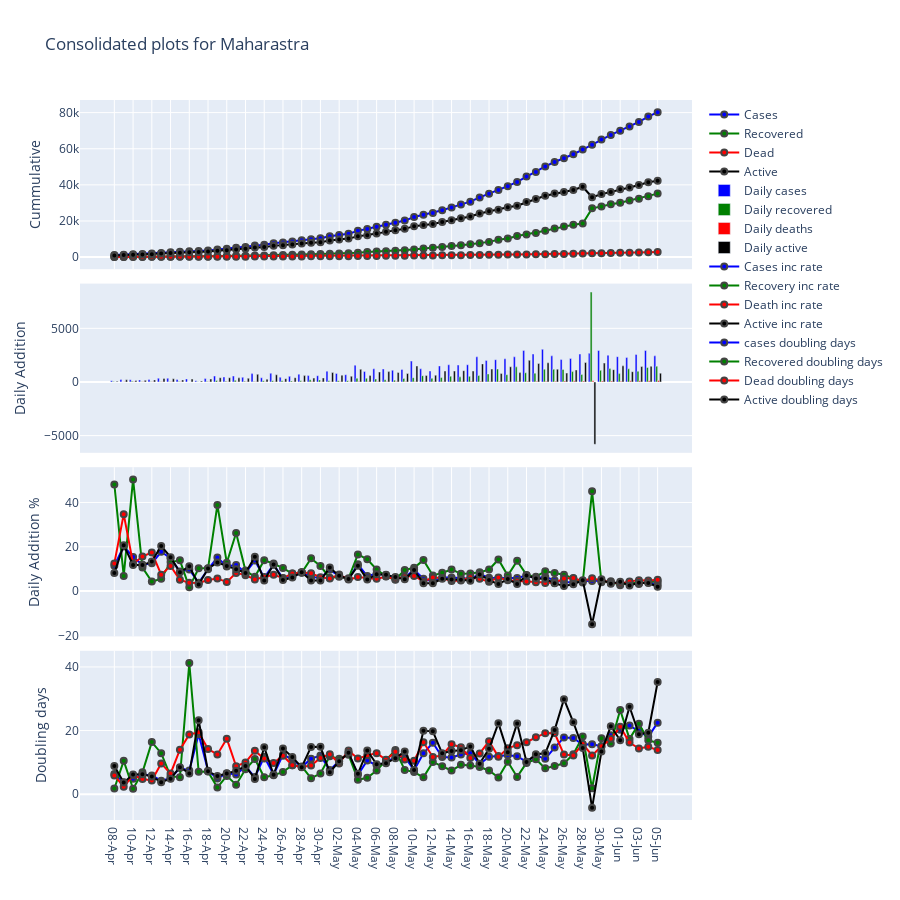

The notebook cell this image was saved under:
### Code cell
fig = make_subplots(rows=4, cols=1,shared_xaxes=True, 
                    vertical_spacing=0.02)
state="Maharastra"
start_day=25
end_day=84

dfs=populate_dfs()    

color=next(colorcycler)
arr=load_Data(dfs,state=state,day_max=end_day)
cases=column(arr,2)
recovery=column(arr,3)
dead=column(arr,4)
active=column(arr,5)
cases_diff=np.diff(cases)
recovery_diff=np.diff(recovery)
dead_diff=np.diff(dead)
active_diff=np.diff(active)

cases_ddays=[get_doubling_s(cases_diff[i-1]/cases[i-1]) for i in range(start_day,end_day)]
recovery_ddays=[get_doubling_s(recovery_diff[i-1]/recovery[i-1]) for i in range(start_day,end_day)]
dead_ddays=[get_doubling_s(dead_diff[i-1]/dead[i-1]) for i in range(start_day,end_day)]
active_ddays=[get_doubling_s(active_diff[i-1]/active[i-1]) for i in range(start_day,end_day)]

cases_rate=[cases_diff[i-1]*100/cases[i-1] for i in range(start_day,end_day)]
recovery_rate=[recovery_diff[i-1]*100/recovery[i-1] for i in range(start_day,end_day)]
dead_rate=[dead_diff[i-1]*100/dead[i-1] for i in range(start_day,end_day)]
active_rate=[active_diff[i-1]*100/active[i-1] for i in range(start_day,end_day)]
x=column(arr,1)[range(start_day,end_day)]    
y_dead=dead[range(start_day,end_day)]
y_dead_diff=dead_diff[range(start_day-1,end_day-1)]
y_dead_ddays=dead_ddays
y_dead_rate=dead_rate
y_active=active[range(start_day,end_day)]
y_active_diff=active_diff[range(start_day-1,end_day-1)]
y_active_ddays=active_ddays
y_active_rate=active_rate
y_cases=cases[range(start_day,end_day)]
y_cases_diff=cases_diff[range(start_day-1,end_day-1)]
y_cases_ddays=cases_ddays
y_cases_rate=cases_rate
y_recovery=recovery[range(start_day,end_day)]
y_recovery_diff=recovery_diff[range(start_day-1,end_day-1)]
y_recovery_ddays=recovery_ddays
y_recovery_rate=recovery_rate




p_cases=go.Scatter(x=x,y=y_cases,name="Cases",marker={'color': "blue",'line':dict(width=2)},mode="lines+markers")
p_recovery=go.Scatter(x=x,y=y_recovery,name="Recovered",marker={'color': "green",'line':dict(width=2)},mode="lines+markers")
p_dead=go.Scatter(x=x,y=y_dead,name="Dead",marker={'color': "red",'line':dict(width=2)},mode="lines+markers")
p_active=go.Scatter(x=x,y=y_active,name="Active",marker={'color': "black",'line':dict(width=2)},mode="lines+markers")

p_cases_diff=go.Bar(x=x,y=y_cases_diff,name="Daily cases",marker={'color': "blue"})
p_recovery_diff=go.Bar(x=x,y=y_recovery_diff,name="Daily recovered",marker={'color': "green"})
p_dead_diff=go.Bar(x=x,y=y_dead_diff,name="Daily deaths",marker={'color': "red"})
p_active_diff=go.Bar(x=x,y=y_active_diff,name="Daily active",marker={'color': "black"})

p_cases_ddays=go.Scatter(x=x,y=y_cases_ddays,name="cases doubling days" ,marker={'color': "blue",'line':dict(width=2)},mode="lines+markers")
p_recovery_ddays=go.Scatter(x=x,y=y_recovery_ddays,name="Recovered doubling days",marker={'color': "green",'line':dict(width=2)},mode="lines+markers")
p_dead_ddays=go.Scatter(x=x,y=y_dead_ddays,name="Dead doubling days",marker={'color': "red",'line':dict(width=2)},mode="lines+markers")
p_active_ddays=go.Scatter(x=x,y=y_active_ddays,name="Active doubling days",marker={'color': "black",'line':dict(width=2)},mode="lines+markers")

p_cases_rate=go.Scatter(x=x,y=y_cases_rate,name="Cases inc rate",marker={'color': "blue",'line':dict(width=2)},mode="lines+markers")
p_recovery_rate=go.Scatter(x=x,y=y_recovery_rate,name="Recovery inc rate",marker={'color': "green",'line':dict(width=2)},mode="lines+markers")
p_dead_rate=go.Scatter(x=x,y=y_dead_rate,name="Death inc rate",marker={'color': "red",'line':dict(width=2)},mode="lines+markers")
p_active_rate=go.Scatter(x=x,y=y_active_rate,name="Active inc rate",marker={'color': "black",'line':dict(width=2)},mode="lines+markers")



fig.append_trace(p_cases,row=1,col=1)
fig.append_trace(p_recovery,row=1,col=1)
fig.append_trace(p_dead,row=1,col=1)
fig.append_trace(p_active,row=1,col=1)

fig.append_trace(p_cases_diff,row=2,col=1)
fig.append_trace(p_recovery_diff,row=2,col=1)
fig.append_trace(p_dead_diff,row=2,col=1)
fig.append_trace(p_active_diff,row=2,col=1)

fig.append_trace(p_cases_rate,row=3,col=1)
fig.append_trace(p_recovery_rate,row=3,col=1)
fig.append_trace(p_dead_rate,row=3,col=1)
fig.append_trace(p_active_rate,row=3,col=1)

fig.append_trace(p_cases_ddays,row=4,col=1)
fig.append_trace(p_recovery_ddays,row=4,col=1)
fig.append_trace(p_dead_ddays,row=4,col=1)
fig.append_trace(p_active_ddays,row=4,col=1)


fig.update_layout(height=900, width=900,title="Consolidated plots for "+state)
fig.update_yaxes(title_text="Cummulative", row=1, col=1)
fig.update_yaxes(title_text="Daily Addition", row=2, col=1)
fig.update_yaxes(title_text="Daily Addition %", row=3, col=1)
fig.update_yaxes(title_text="Doubling days", row=4, col=1)
fig.write_html('index.html', auto_open=True)
fig.show()

### Figure 1 — Plotly figure (JSON) as saved in the notebook; plotly's stock layout.template omitted (floating-point values rounded to 4 significant figures)
{"data": [{"marker": {"color": "blue", "line": {"width": 2}}, "mode": "lines+markers", "name": "Cases", "type": "scatter", "x": ["08-Apr", "09-Apr", "10-Apr", "11-Apr", "12-Apr", "13-Apr", "14-Apr", "15-Apr", "16-Apr", "17-Apr", "18-Apr", "19-Apr", "20-Apr", "21-Apr", "22-Apr", "23-Apr", "24-Apr", "25-Apr", "26-Apr", "27-Apr", "28-Apr", "29-Apr", "30-Apr", "01-May", "02-May", "03-May", "04-May", "05-May", "06-May", "07-May", "08-May", "09-May", "10-May", "11-May", "12-May", "13-May", "14-May", "15-May", "16-May", "17-May", "18-May", "19-May", "20-May", "21-May", "22-May", "23-May", "24-May", "25-May", "26-May", "27-May", "28-May", "29-May", "30-May", "31-May", "01-Jun", "02-Jun", "03-Jun", "04-Jun", "05-Jun"], "xaxis": "x", "y": [1135, 1364, 1574, 1761, 1982, 2334, 2680, 2916, 3201, 3321, 3648, 4200, 4666, 5218, 5649, 6427, 6817, 7628, 8068, 8590, 9318, 9915, 10498, 11506, 12296, 12974, 14541, 15525, 16758, 17974, 19063, 20228, 22171, 23401, 24427, 25922, 27524, 29100, 30706, 33053, 35058, 37136, 39297, 41642, 44582, 47190, 50231, 52667, 54758, 56948, 59546, 62228, 65168, 67655, 70013, 72300, 74860, 77793, 80229], "yaxis": "y"}, {"marker": {"color": "green", "line": {"width": 2}}, "mode": "lines+markers", "name": "Recovered", "type": "scatter", "x": ["08-Apr", "09-Apr", "10-Apr", "11-Apr", "12-Apr", "13-Apr", "14-Apr", "15-Apr", "16-Apr", "17-Apr", "18-Apr", "19-Apr", "20-Apr", "21-Apr", "22-Apr", "23-Apr", "24-Apr", "25-Apr", "26-Apr", "27-Apr", "28-Apr", "29-Apr", "30-Apr", "01-May", "02-May", "03-May", "04-May", "05-May", "06-May", "07-May", "08-May", "09-May", "10-May", "11-May", "12-May", "13-May", "14-May", "15-May", "16-May", "17-May", "18-May", "19-May", "20-May", "21-May", "22-May", "23-May", "24-May", "25-May", "26-May", "27-May", "28-May", "29-May", "30-May", "31-May", "01-Jun", "02-Jun", "03-Jun", "04-Jun", "05-Jun"], "xaxis": "x", "y": [117, 125, 188, 208, 217, 229, 259, 295, 300, 331, 365, 507, 572, 722, 789, 840, 957, 1076, 1188, 1282, 1388, 1593, 1773, 1879, 2000, 2115, 2465, 2819, 3094, 3301, 3470, 3800, 4199, 4786, 5125, 5547, 6089, 6564, 7088, 7688, 8437, 9639, 10318, 11726, 12583, 13404, 14600, 15786, 16954, 17918, 18616, 26997, 28081, 29329, 30108, 31333, 32329, 33681, 35156], "yaxis": "y"}, {"marker": {"color": "red", "line": {"width": 2}}, "mode": "lines+markers", "name": "Dead", "type": "scatter", "x": ["08-Apr", "09-Apr", "10-Apr", "11-Apr", "12-Apr", "13-Apr", "14-Apr", "15-Apr", "16-Apr", "17-Apr", "18-Apr", "19-Apr", "20-Apr", "21-Apr", "22-Apr", "23-Apr", "24-Apr", "25-Apr", "26-Apr", "27-Apr", "28-Apr", "29-Apr", "30-Apr", "01-May", "02-May", "03-May", "04-May", "05-May", "06-May", "07-May", "08-May", "09-May", "10-May", "11-May", "12-May", "13-May", "14-May", "15-May", "16-May", "17-May", "18-May", "19-May", "20-May", "21-May", "22-May", "23-May", "24-May", "25-May", "26-May", "27-May", "28-May", "29-May", "30-May", "31-May", "01-Jun", "02-Jun", "03-Jun", "04-Jun", "05-Jun"], "xaxis": "x", "y": [72, 97, 109, 126, 148, 159, 177, 186, 193, 200, 210, 222, 231, 250, 268, 282, 300, 322, 341, 368, 399, 431, 458, 484, 520, 547, 582, 616, 650, 693, 730, 778, 831, 867, 920, 974, 1018, 1067, 1134, 1197, 1248, 1324, 1389, 1453, 1516, 1576, 1634, 1694, 1791, 1896, 1981, 2097, 2196, 2285, 2361, 2464, 2586, 2709, 2848], "yaxis": "y"}, {"marker": {"color": "black", "line": {"width": 2}}, "mode": "lines+markers", "name": "Active", "type": "scatter", "x": ["08-Apr", "09-Apr", "10-Apr", "11-Apr", "12-Apr", "13-Apr", "14-Apr", "15-Apr", "16-Apr", "17-Apr", "18-Apr", "19-Apr", "20-Apr", "21-Apr", "22-Apr", "23-Apr", "24-Apr", "25-Apr", "26-Apr", "27-Apr", "28-Apr", "29-Apr", "30-Apr", "01-May", "02-May", "03-May", "04-May", "05-May", "06-May", "07-May", "08-May", "09-May", "10-May", "11-May", "12-May", "13-May", "14-May", "15-May", "16-May", "17-May", "18-May", "19-May", "20-May", "21-May", "22-May", "23-May", "24-May", "25-May", "26-May", "27-May", "28-May", "29-May", "30-May", "31-May", "01-Jun", "02-Jun", "03-Jun", "04-Jun", "05-Jun"], "xaxis": "x", "y": [946, 1142, 1277, 1427, 1617, 1946, 2244, 2435, 2708, 2790, 3073, 3471, 3863, 4246, 4592, 5305, 5560, 6230, 6539, 6940, 7531, 7891, 8267, 9143, 9776, 10312, 11494, 12090, 13014, 13980, 14863, 15650, 17141, 17748, 18382, 19401, 20417, 21469, 22484, 24168, 25373, 26173, 27590, 28463, 30483, 32210, 33997, 35187, 36013, 37134, 38949, 33134, 34891, 36041, 37544, 38503, 39945, 41403, 42225], "yaxis": "y"}, {"marker": {"color": "blue"}, "name": "Daily cases", "type": "bar", "x": ["08-Apr", "09-Apr", "10-Apr", "11-Apr", "12-Apr", "13-Apr", "14-Apr", "15-Apr", "16-Apr", "17-Apr", "18-Apr", "19-Apr", "20-Apr", "21-Apr", "22-Apr", "23-Apr", "24-Apr", "25-Apr", "26-Apr", "27-Apr", "28-Apr", "29-Apr", "30-Apr", "01-May", "02-May", "03-May", "04-May", "05-May", "06-May", "07-May", "08-May", "09-May", "10-May", "11-May", "12-May", "13-May", "14-May", "15-May", "16-May", "17-May", "18-May", "19-May", "20-May", "21-May", "22-May", "23-May", "24-May", "25-May", "26-May", "27-May", "28-May", "29-May", "30-May", "31-May", "01-Jun", "02-Jun", "03-Jun", "04-Jun", "05-Jun"], "xaxis": "x2", "y": [117, 229, 210, 187, 221, 352, 346, 236, 285, 120, 327, 552, 466, 552, 431, 778, 390, 811, 440, 522, 728, 597, 583, 1008, 790, 678, 1567, 984, 1233, 1216, 1089, 1165, 1943, 1230, 1026, 1495, 1602, 1576, 1606, 2347, 2005, 2078, 2161, 2345, 2940, 2608, 3041, 2436, 2091, 2190, 2598, 2682, 2940, 2487, 2358, 2287, 2560, 2933, 2436], "yaxis": "y2"}, {"marker": {"color": "green"}, "name": "Daily recovered", "type": "bar", "x": ["08-Apr", "09-Apr", "10-Apr", "11-Apr", "12-Apr", "13-Apr", "14-Apr", "15-Apr", "16-Apr", "17-Apr", "18-Apr", "19-Apr", "20-Apr", "21-Apr", "22-Apr", "23-Apr", "24-Apr", "25-Apr", "26-Apr", "27-Apr", "28-Apr", "29-Apr", "30-Apr", "01-May", "02-May", "03-May", "04-May", "05-May", "06-May", "07-May", "08-May", "09-May", "10-May", "11-May", "12-May", "13-May", "14-May", "15-May", "16-May", "17-May", "18-May", "19-May", "20-May", "21-May", "22-May", "23-May", "24-May", "25-May", "26-May", "27-May", "28-May", "29-May", "30-May", "31-May", "01-Jun", "02-Jun", "03-Jun", "04-Jun", "05-Jun"], "xaxis": "x2", "y": [38, 8, 63, 20, 9, 12, 30, 36, 5, 31, 34, 142, 65, 150, 67, 51, 117, 119, 112, 94, 106, 205, 180, 106, 121, 115, 350, 354, 275, 207, 169, 330, 399, 587, 339, 422, 542, 475, 524, 600, 749, 1202, 679, 1408, 857, 821, 1196, 1186, 1168, 964, 698, 8381, 1084, 1248, 779, 1225, 996, 1352, 1475], "yaxis": "y2"}, {"marker": {"color": "red"}, "name": "Daily deaths", "type": "bar", "x": ["08-Apr", "09-Apr", "10-Apr", "11-Apr", "12-Apr", "13-Apr", "14-Apr", "15-Apr", "16-Apr", "17-Apr", "18-Apr", "19-Apr", "20-Apr", "21-Apr", "22-Apr", "23-Apr", "24-Apr", "25-Apr", "26-Apr", "27-Apr", "28-Apr", "29-Apr", "30-Apr", "01-May", "02-May", "03-May", "04-May", "05-May", "06-May", "07-May", "08-May", "09-May", "10-May", "11-May", "12-May", "13-May", "14-May", "15-May", "16-May", "17-May", "18-May", "19-May", "20-May", "21-May", "22-May", "23-May", "24-May", "25-May", "26-May", "27-May", "28-May", "29-May", "30-May", "31-May", "01-Jun", "02-Jun", "03-Jun", "04-Jun", "05-Jun"], "xaxis": "x2", "y": [8, 25, 12, 17, 22, 11, 18, 9, 7, 7, 10, 12, 9, 19, 18, 14, 18, 22, 19, 27, 31, 32, 27, 26, 36, 27, 35, 34, 34, 43, 37, 48, 53, 36, 53, 54, 44, 49, 67, 63, 51, 76, 65, 64, 63, 60, 58, 60, 97, 105, 85, 116, 99, 89, 76, 103, 122, 123, 139], "yaxis": "y2"}, {"marker": {"color": "black"}, "name": "Daily active", "type": "bar", "x": ["08-Apr", "09-Apr", "10-Apr", "11-Apr", "12-Apr", "13-Apr", "14-Apr", "15-Apr", "16-Apr", "17-Apr", "18-Apr", "19-Apr", "20-Apr", "21-Apr", "22-Apr", "23-Apr", "24-Apr", "25-Apr", "26-Apr", "27-Apr", "28-Apr", "29-Apr", "30-Apr", "01-May", "02-May", "03-May", "04-May", "05-May", "06-May", "07-May", "08-May", "09-May", "10-May", "11-May", "12-May", "13-May", "14-May", "15-May", "16-May", "17-May", "18-May", "19-May", "20-May", "21-May", "22-May", "23-May", "24-May", "25-May", "26-May", "27-May", "28-May", "29-May", "30-May", "31-May", "01-Jun", "02-Jun", "03-Jun", "04-Jun", "05-Jun"], "xaxis": "x2", "y": [71, 196, 135, 150, 190, 329, 298, 191, 273, 82, 283, 398, 392, 383, 346, 713, 255, 670, 309, 401, 591, 360, 376, 876, 633, 536, 1182, 596, 924, 966, 883, 787, 1491, 607, 634, 1019, 1016, 1052, 1015, 1684, 1205, 800, 1417, 873, 2020, 1727, 1787, 1190, 826, 1121, 1815, -5815, 1757, 1150, 1503, 959, 1442, 1458, 822], "yaxis": "y2"}, {"marker": {"color": "blue", "line": {"width": 2}}, "mode": "lines+markers", "name": "Cases inc rate", "type": "scatter", "x": ["08-Apr", "09-Apr", "10-Apr", "11-Apr", "12-Apr", "13-Apr", "14-Apr", "15-Apr", "16-Apr", "17-Apr", "18-Apr", "19-Apr", "20-Apr", "21-Apr", "22-Apr", "23-Apr", "24-Apr", "25-Apr", "26-Apr", "27-Apr", "28-Apr", "29-Apr", "30-Apr", "01-May", "02-May", "03-May", "04-May", "05-May", "06-May", "07-May", "08-May", "09-May", "10-May", "11-May", "12-May", "13-May", "14-May", "15-May", "16-May", "17-May", "18-May", "19-May", "20-May", "21-May", "22-May", "23-May", "24-May", "25-May", "26-May", "27-May", "28-May", "29-May", "30-May", "31-May", "01-Jun", "02-Jun", "03-Jun", "04-Jun", "05-Jun"], "xaxis": "x3", "y": [11.49, 20.18, 15.4, 11.88, 12.55, 17.76, 14.82, 8.806, 9.774, 3.749, 9.846, 15.13, 11.1, 11.83, 8.26, 13.77, 6.068, 11.9, 5.768, 6.47, 8.475, 6.407, 5.88, 9.602, 6.866, 5.514, 12.08, 6.767, 7.942, 7.256, 6.059, 6.111, 9.605, 5.548, 4.384, 6.12, 6.18, 5.726, 5.519, 7.643, 6.066, 5.927, 5.819, 5.967, 7.06, 5.85, 6.444, 4.85, 3.97, 3.999, 4.562, 4.504, 4.725, 3.816, 3.485, 3.267, 3.541, 3.918, 3.131], "yaxis": "y3"}, {"marker": {"color": "green", "line": {"width": 2}}, "mode": "lines+markers", "name": "Recovery inc rate", "type": "scatter", "x": ["08-Apr", "09-Apr", "10-Apr", "11-Apr", "12-Apr", "13-Apr", "14-Apr", "15-Apr", "16-Apr", "17-Apr", "18-Apr", "19-Apr", "20-Apr", "21-Apr", "22-Apr", "23-Apr", "24-Apr", "25-Apr", "26-Apr", "27-Apr", "28-Apr", "29-Apr", "30-Apr", "01-May", "02-May", "03-May", "04-May", "05-May", "06-May", "07-May", "08-May", "09-May", "10-May", "11-May", "12-May", "13-May", "14-May", "15-May", "16-May", "17-May", "18-May", "19-May", "20-May", "21-May", "22-May", "23-May", "24-May", "25-May", "26-May", "27-May", "28-May", "29-May", "30-May", "31-May", "01-Jun", "02-Jun", "03-Jun", "04-Jun", "05-Jun"], "xaxis": "x3", "y": [48.1, 6.838, 50.4, 10.64, 4.327, 5.53, 13.1, 13.9, 1.695, 10.33, 10.27, 38.9, 12.82, 26.22, 9.28, 6.464, 13.93, 12.43, 10.41, 7.912, 8.268, 14.77, 11.3, 5.979, 6.44, 5.75, 16.55, 14.36, 9.755, 6.69, 5.12, 9.51, 10.5, 13.98, 7.083, 8.234, 9.771, 7.801, 7.983, 8.465, 9.742, 14.25, 7.044, 13.65, 7.309, 6.525, 8.923, 8.123, 7.399, 5.686, 3.896, 45.02, 4.015, 4.444, 2.656, 4.069, 3.179, 4.182, 4.379], "yaxis": "y3"}, {"marker": {"color": "red", "line": {"width": 2}}, "mode": "lines+markers", "name": "Death inc rate", "type": "scatter", "x": ["08-Apr", "09-Apr", "10-Apr", "11-Apr", "12-Apr", "13-Apr", "14-Apr", "15-Apr", "16-Apr", "17-Apr", "18-Apr", "19-Apr", "20-Apr", "21-Apr", "22-Apr", "23-Apr", "24-Apr", "25-Apr", "26-Apr", "27-Apr", "28-Apr", "29-Apr", "30-Apr", "01-May", "02-May", "03-May", "04-May", "05-May", "06-May", "07-May", "08-May", "09-May", "10-May", "11-May", "12-May", "13-May", "14-May", "15-May", "16-May", "17-May", "18-May", "19-May", "20-May", "21-May", "22-May", "23-May", "24-May", "25-May", "26-May", "27-May", "28-May", "29-May", "30-May", "31-May", "01-Jun", "02-Jun", "03-Jun", "04-Jun", "05-Jun"], "xaxis": "x3", "y": [12.5, 34.72, 12.37, 15.6, 17.46, 7.432, 11.32, 5.085, 3.763, 3.627, 5, 5.714, 4.054, 8.225, 7.2, 5.224, 6.383, 7.333, 5.901, 7.918, 8.424, 8.02, 6.265, 5.677, 7.438, 5.192, 6.399, 5.842, 5.519, 6.615, 5.339, 6.575, 6.812, 4.332, 6.113, 5.87, 4.517, 4.813, 6.279, 5.556, 4.261, 6.09, 4.909, 4.608, 4.336, 3.958, 3.68, 3.672, 5.726, 5.863, 4.483, 5.856, 4.721, 4.053, 3.326, 4.363, 4.951, 4.756, 5.131], "yaxis": "y3"}, {"marker": {"color": "black", "line": {"width": 2}}, "mode": "lines+markers", "name": "Active inc rate", "type": "scatter", "x": ["08-Apr", "09-Apr", "10-Apr", "11-Apr", "12-Apr", "13-Apr", "14-Apr", "15-Apr", "16-Apr", "17-Apr", "18-Apr", "19-Apr", "20-Apr", "21-Apr", "22-Apr", "23-Apr", "24-Apr", "25-Apr", "26-Apr", "27-Apr", "28-Apr", "29-Apr", "30-Apr", "01-May", "02-May", "03-May", "04-May", "05-May", "06-May", "07-May", "08-May", "09-May", "10-May", "11-May", "12-May", "13-May", "14-May", "15-May", "16-May", "17-May", "18-May", "19-May", "20-May", "21-May", "22-May", "23-May", "24-May", "25-May", "26-May", "27-May", "28-May", "29-May", "30-May", "31-May", "01-Jun", "02-Jun", "03-Jun", "04-Jun", "05-Jun"], "xaxis": "x3", "y": [8.114, 20.72, 11.82, 11.75, 13.31, 20.35, 15.31, 8.512, 11.21, 3.028, 10.14, 12.95, 11.29, 9.915, 8.149, 15.53, 4.807, 12.05, 4.96, 6.132, 8.516, 4.78, 4.765, 10.6, 6.923, 5.483, 11.46, 5.185, 7.643, 7.423, 6.316, 5.295, 9.527, 3.541, 3.572, 5.543, 5.237, 5.153, 4.728, 7.49, 4.986, 3.153, 5.414, 3.164, 7.097, 5.665, 5.548, 3.5, 2.347, 3.113, 4.888, -14.93, 5.303, 3.296, 4.17, 2.554, 3.745, 3.65, 1.985], "yaxis": "y3"}, {"marker": {"color": "blue", "line": {"width": 2}}, "mode": "lines+markers", "name": "cases doubling days", "type": "scatter", "x": ["08-Apr", "09-Apr", "10-Apr", "11-Apr", "12-Apr", "13-Apr", "14-Apr", "15-Apr", "16-Apr", "17-Apr", "18-Apr", "19-Apr", "20-Apr", "21-Apr", "22-Apr", "23-Apr", "24-Apr", "25-Apr", "26-Apr", "27-Apr", "28-Apr", "29-Apr", "30-Apr", "01-May", "02-May", "03-May", "04-May", "05-May", "06-May", "07-May", "08-May", "09-May", "10-May", "11-May", "12-May", "13-May", "14-May", "15-May", "16-May", "17-May", "18-May", "19-May", "20-May", "21-May", "22-May", "23-May", "24-May", "25-May", "26-May", "27-May", "28-May", "29-May", "30-May", "31-May", "01-Jun", "02-Jun", "03-Jun", "04-Jun", "05-Jun"], "xaxis": "x4", "y": [6.371, 3.771, 4.84, 6.174, 5.863, 4.24, 5.014, 8.213, 7.433, 18.83, 7.381, 4.919, 6.588, 6.199, 8.734, 5.372, 11.77, 6.166, 12.36, 11.06, 8.521, 11.16, 12.13, 7.56, 10.44, 12.91, 6.079, 10.59, 9.07, 9.895, 11.78, 11.69, 7.557, 12.84, 16.15, 11.67, 11.56, 12.45, 12.9, 9.411, 11.77, 12.04, 12.25, 11.96, 10.16, 12.19, 11.1, 14.64, 17.8, 17.68, 15.54, 15.73, 15.02, 18.51, 20.23, 21.56, 19.92, 18.04, 22.48], "yaxis": "y4"}, {"marker": {"color": "green", "line": {"width": 2}}, "mode": "lines+markers", "name": "Recovered doubling days", "type": "scatter", "x": ["08-Apr", "09-Apr", "10-Apr", "11-Apr", "12-Apr", "13-Apr", "14-Apr", "15-Apr", "16-Apr", "17-Apr", "18-Apr", "19-Apr", "20-Apr", "21-Apr", "22-Apr", "23-Apr", "24-Apr", "25-Apr", "26-Apr", "27-Apr", "28-Apr", "29-Apr", "30-Apr", "01-May", "02-May", "03-May", "04-May", "05-May", "06-May", "07-May", "08-May", "09-May", "10-May", "11-May", "12-May", "13-May", "14-May", "15-May", "16-May", "17-May", "18-May", "19-May", "20-May", "21-May", "22-May", "23-May", "24-May", "25-May", "26-May", "27-May", "28-May", "29-May", "30-May", "31-May", "01-Jun", "02-Jun", "03-Jun", "04-Jun", "05-Jun"], "xaxis": "x4", "y": [1.765, 10.48, 1.698, 6.856, 16.36, 12.88, 5.63, 5.326, 41.24, 7.049, 7.089, 2.109, 5.746, 2.976, 7.811, 11.07, 5.315, 5.914, 7.0, 9.102, 8.725, 5.032, 6.475, 11.94, 11.11, 12.4, 4.526, 5.165, 7.447, 10.7, 13.88, 7.63, 6.942, 5.297, 10.13, 8.76, 7.435, 9.228, 9.025, 8.53, 7.456, 5.204, 10.18, 5.419, 9.827, 10.97, 8.11, 8.875, 9.711, 12.53, 18.14, 1.865, 17.61, 15.94, 26.44, 17.38, 22.15, 16.92, 16.17], "yaxis": "y4"}, {"marker": {"color": "red", "line": {"width": 2}}, "mode": "lines+markers", "name": "Dead doubling days", "type": "scatter", "x": ["08-Apr", "09-Apr", "10-Apr", "11-Apr", "12-Apr", "13-Apr", "14-Apr", "15-Apr", "16-Apr", "17-Apr", "18-Apr", "19-Apr", "20-Apr", "21-Apr", "22-Apr", "23-Apr", "24-Apr", "25-Apr", "26-Apr", "27-Apr", "28-Apr", "29-Apr", "30-Apr", "01-May", "02-May", "03-May", "04-May", "05-May", "06-May", "07-May", "08-May", "09-May", "10-May", "11-May", "12-May", "13-May", "14-May", "15-May", "16-May", "17-May", "18-May", "19-May", "20-May", "21-May", "22-May", "23-May", "24-May", "25-May", "26-May", "27-May", "28-May", "29-May", "30-May", "31-May", "01-Jun", "02-Jun", "03-Jun", "04-Jun", "05-Jun"], "xaxis": "x4", "y": [5.885, 2.326, 5.943, 4.783, 4.307, 9.668, 6.463, 13.98, 18.76, 19.46, 14.21, 12.47, 17.44, 8.769, 9.97, 13.61, 11.2, 9.794, 12.09, 9.096, 8.57, 8.985, 11.41, 12.55, 9.661, 13.69, 11.18, 12.21, 12.9, 10.82, 13.33, 10.88, 10.52, 16.34, 11.68, 12.15, 15.69, 14.74, 11.38, 12.82, 16.61, 11.73, 14.46, 15.39, 16.33, 17.86, 19.18, 19.22, 12.45, 12.17, 15.81, 12.18, 15.03, 17.45, 21.18, 16.23, 14.34, 14.92, 13.85], "yaxis": "y4"}, {"marker": {"color": "black", "line": {"width": 2}}, "mode": "lines+markers", "name": "Active doubling days", "type": "scatter", "x": ["08-Apr", "09-Apr", "10-Apr", "11-Apr", "12-Apr", "13-Apr", "14-Apr", "15-Apr", "16-Apr", "17-Apr", "18-Apr", "19-Apr", "20-Apr", "21-Apr", "22-Apr", "23-Apr", "24-Apr", "25-Apr", "26-Apr", "27-Apr", "28-Apr", "29-Apr", "30-Apr", "01-May", "02-May", "03-May", "04-May", "05-May", "06-May", "07-May", "08-May", "09-May", "10-May", "11-May", "12-May", "13-May", "14-May", "15-May", "16-May", "17-May", "18-May", "19-May", "20-May", "21-May", "22-May", "23-May", "24-May", "25-May", "26-May", "27-May", "28-May", "29-May", "30-May", "31-May", "01-Jun", "02-Jun", "03-Jun", "04-Jun", "05-Jun"], "xaxis": "x4", "y": [8.884, 3.681, 6.204, 6.241, 5.545, 3.743, 4.865, 8.485, 6.523, 23.24, 7.174, 5.691, 6.478, 7.332, 8.848, 4.802, 14.76, 6.092, 14.32, 11.65, 8.481, 14.84, 14.89, 6.882, 10.35, 12.99, 6.387, 13.71, 9.412, 9.681, 11.32, 13.43, 7.617, 19.92, 19.75, 12.85, 13.58, 13.8, 15.01, 9.597, 14.25, 22.33, 13.15, 22.25, 10.11, 12.58, 12.84, 20.15, 29.87, 22.61, 14.53, -4.287, 13.42, 21.37, 16.97, 27.48, 18.85, 19.33, 35.26], "yaxis": "y4"}], "layout": {"height": 900, "title": {"text": "Consolidated plots for Maharastra"}, "width": 900, "xaxis": {"anchor": "y", "domain": [0, 1], "matches": "x4", "showticklabels": false}, "xaxis2": {"anchor": "y2", "domain": [0, 1], "matches": "x4", "showticklabels": false}, "xaxis3": {"anchor": "y3", "domain": [0, 1], "matches": "x4", "showticklabels": false}, "xaxis4": {"anchor": "y4", "domain": [0, 1]}, "yaxis": {"anchor": "x", "domain": [0.765, 1.0], "title": {"text": "Cummulative"}}, "yaxis2": {"anchor": "x2", "domain": [0.51, 0.745], "title": {"text": "Daily Addition"}}, "yaxis3": {"anchor": "x3", "domain": [0.255, 0.49], "title": {"text": "Daily Addition %"}}, "yaxis4": {"anchor": "x4", "domain": [0, 0.235], "title": {"text": "Doubling days"}}}}
